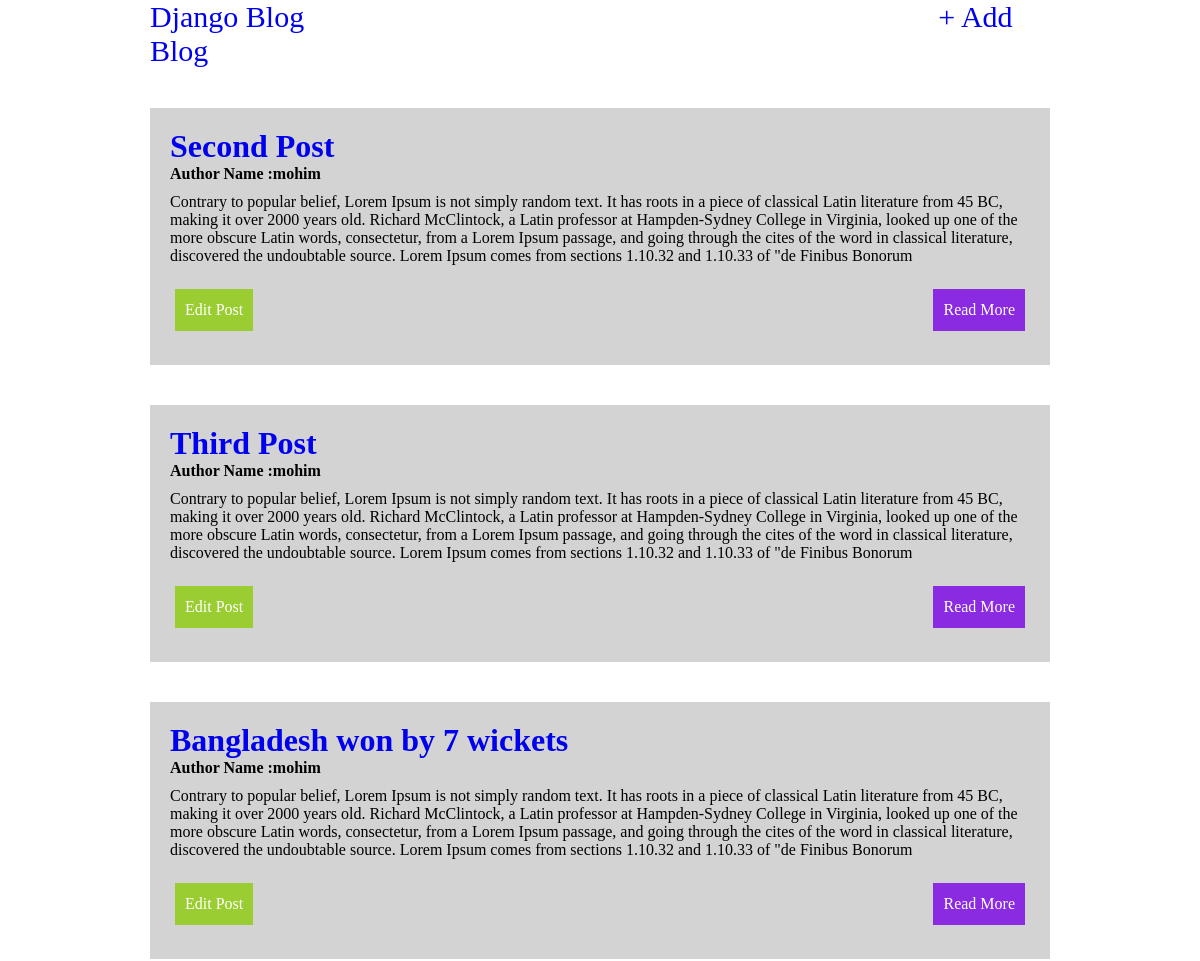
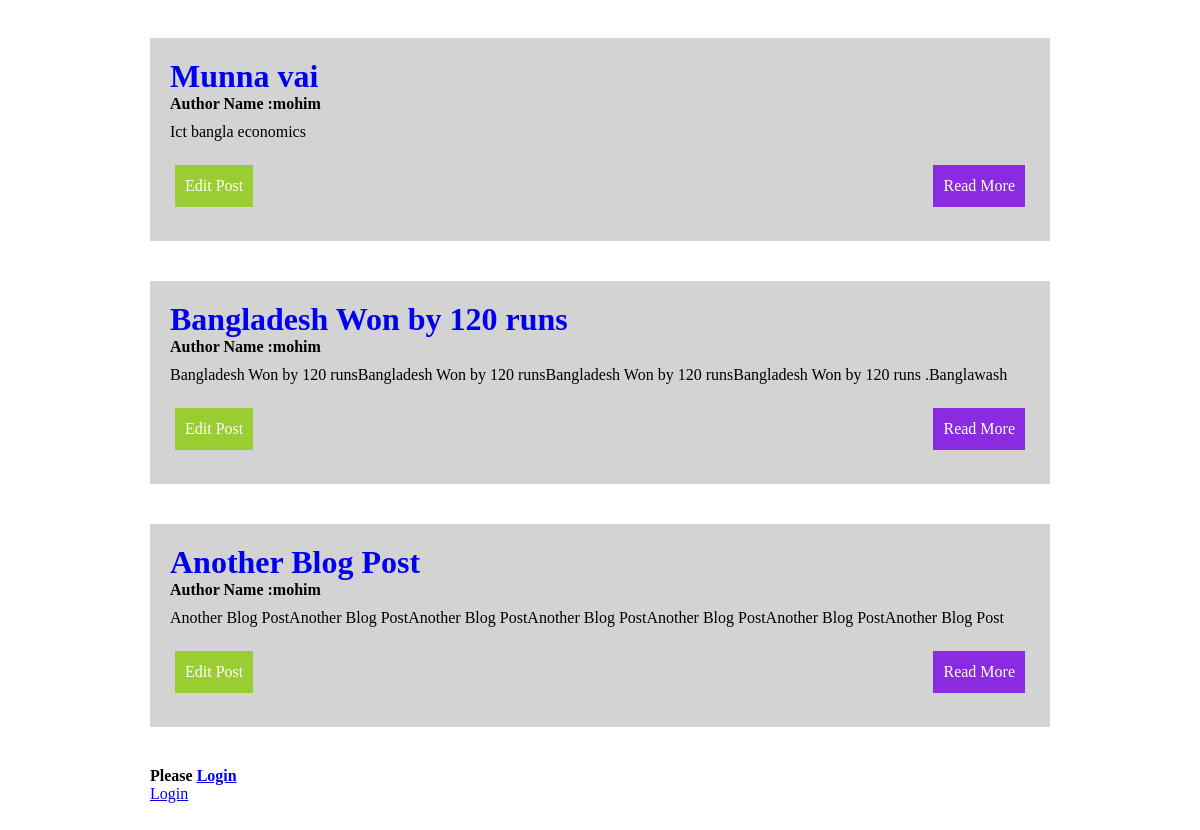
The page / on the database its author committed (2 pictures, top to bottom).
### blog/models.py (models this page shows, shortened)
class Blog(models.Model):
    title = models.CharField(max_length=200)
    author = models.ForeignKey(
        'auth.User',
        on_delete = models.CASCADE,
    )
    body = models.TextField()

### blog/views.py (the view)
# urls.py: path('', HomePage.as_view(), name='home'),
class HomePage(ListView):
    model = Blog
    template_name = 'index.html'
    context_object_name = 'all_blog_posts'

### templates/index.html
{% extends 'base.html' %}
{% block content %}
    {% for post in all_blog_posts %}
        <div class="content">
            <h1><a style="text-decoration: none;" href="{% url 'post_detail' post.pk %}">{{ post.title }}</a></h1>
            <h4>Author Name :{{ post.author }}</h4>
            <p>{{ post.body }}</p>
            <div style="width: 100%; display: flex; justify-content: space-between; padding: 14px 5px;">
                <a style="text-decoration: none; color: white; background-color: yellowgreen; padding: 12px 10px" href="{% url 'edit_post' post.pk %}">Edit Post</a>
                <a style="text-decoration: none; color: white; background-color: blueviolet; padding: 12px 10px" href="{% url 'post_detail' post.pk %}">Read More</a>
            </div>
        </div>
    {% endfor %}
{% endblock content %}

### static/css/base.css (style rules this page uses)
* { margin: 0px; padding: 0px; box-sizing: border-box; }
.content { background-color: lightgray; margin: 40px 0px; padding: 20px; }
.content p { margin: 10px 0px; }
.content h1 { color: blueviolet; }

### rows shown on the page
Blog: title "Second Post", author "mohim", body "Contrary to popular belief, Lorem Ipsum is not simply random text. It has roots in a piece of classical Latin literature from 45 BC, making it over 2000 years old. Richard McClintock, a Latin professor at Hampden-Sydney College in Virginia, looked up one of the more obscure Latin words, consectetur, from a Lorem Ipsum passage, and going through the cites of the word in classical literature, discovered the undoubtable source. Lorem Ipsum comes from sections 1.10.32 and 1.10.33 of \"de Finibus Bonorum"
Blog: title "Third Post", author "mohim", body "Contrary to popular belief, Lorem Ipsum is not simply random text. It has roots in a piece of classical Latin literature from 45 BC, making it over 2000 years old. Richard McClintock, a Latin professor at Hampden-Sydney College in Virginia, looked up one of the more obscure Latin words, consectetur, from a Lorem Ipsum passage, and going through the cites of the word in classical literature, discovered the undoubtable source. Lorem Ipsum comes from sections 1.10.32 and 1.10.33 of \"de Finibus Bonorum"
Blog: title "Bangladesh won by 7 wickets", author "mohim", body "Contrary to popular belief, Lorem Ipsum is not simply random text. It has roots in a piece of classical Latin literature from 45 BC, making it over 2000 years old. Richard McClintock, a Latin professor at Hampden-Sydney College in Virginia, looked up one of the more obscure Latin words, consectetur, from a Lorem Ipsum passage, and going through the cites of the word in classical literature, discovered the undoubtable source. Lorem Ipsum comes from sections 1.10.32 and 1.10.33 of \"de Finibus Bonorum"
Blog: title "Munna vai", author "mohim", body "Ict bangla economics"
Blog: title "Bangladesh Won by 120 runs", author "mohim", body "Bangladesh Won by 120 runsBangladesh Won by 120 runsBangladesh Won by 120 runsBangladesh Won by 120 runs .Banglawash"
Blog: title "Another Blog Post", author "mohim", body "Another Blog PostAnother Blog PostAnother Blog PostAnother Blog PostAnother Blog PostAnother Blog PostAnother Blog Post"
